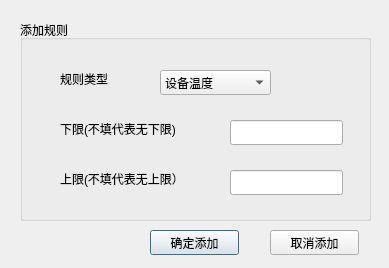
<?xml version="1.0" encoding="UTF-8"?>
<ui version="4.0">
 <class>s3_heat_add</class>
 <widget class="QDialog" name="s3_heat_add">
  <property name="geometry">
   <rect>
    <x>0</x>
    <y>0</y>
    <width>389</width>
    <height>268</height>
   </rect>
  </property>
  <property name="windowTitle">
   <string>Dialog</string>
  </property>
  <property name="modal">
   <bool>false</bool>
  </property>
  <widget class="QGroupBox" name="groupBox">
   <property name="geometry">
    <rect>
     <x>20</x>
     <y>20</y>
     <width>351</width>
     <height>201</height>
    </rect>
   </property>
   <property name="title">
    <string>添加规则</string>
   </property>
   <widget class="QLabel" name="label">
    <property name="geometry">
     <rect>
      <x>40</x>
      <y>50</y>
      <width>67</width>
      <height>17</height>
     </rect>
    </property>
    <property name="text">
     <string>规则类型</string>
    </property>
   </widget>
   <widget class="QComboBox" name="comboBox">
    <property name="geometry">
     <rect>
      <x>140</x>
      <y>50</y>
      <width>111</width>
      <height>25</height>
     </rect>
    </property>
    <item>
     <property name="text">
      <string>设备温度</string>
     </property>
    </item>
    <item>
     <property name="text">
      <string>设备温升</string>
     </property>
    </item>
    <item>
     <property name="text">
      <string>设备温差</string>
     </property>
    </item>
    <item>
     <property name="text">
      <string>相对温差</string>
     </property>
    </item>
   </widget>
   <widget class="QLineEdit" name="lineEdit">
    <property name="geometry">
     <rect>
      <x>210</x>
      <y>100</y>
      <width>113</width>
      <height>25</height>
     </rect>
    </property>
   </widget>
   <widget class="QLabel" name="label_2">
    <property name="geometry">
     <rect>
      <x>40</x>
      <y>100</y>
      <width>171</width>
      <height>17</height>
     </rect>
    </property>
    <property name="text">
     <string>下限(不填代表无下限)</string>
    </property>
   </widget>
   <widget class="QLabel" name="label_3">
    <property name="geometry">
     <rect>
      <x>40</x>
      <y>150</y>
      <width>171</width>
      <height>17</height>
     </rect>
    </property>
    <property name="text">
     <string>上限(不填代表无上限）</string>
    </property>
   </widget>
   <widget class="QLineEdit" name="lineEdit_2">
    <property name="geometry">
     <rect>
      <x>210</x>
      <y>150</y>
      <width>113</width>
      <height>25</height>
     </rect>
    </property>
   </widget>
  </widget>
  <widget class="QPushButton" name="pushButton">
   <property name="geometry">
    <rect>
     <x>150</x>
     <y>230</y>
     <width>89</width>
     <height>25</height>
    </rect>
   </property>
   <property name="text">
    <string>确定添加</string>
   </property>
  </widget>
  <widget class="QPushButton" name="pushButton_2">
   <property name="geometry">
    <rect>
     <x>270</x>
     <y>230</y>
     <width>89</width>
     <height>25</height>
    </rect>
   </property>
   <property name="text">
    <string>取消添加</string>
   </property>
  </widget>
 </widget>
 <resources/>
 <connections/>
</ui>
